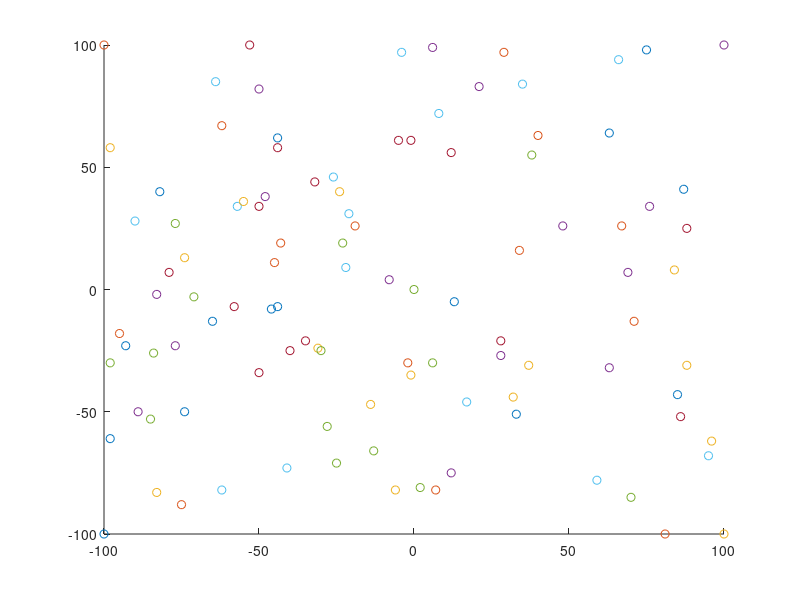

MATLAB code to generate this figure:
clear all
clc

LIMIT = 100;
X = linspace(-LIMIT, LIMIT, 2*LIMIT + 1);
Y = linspace(-LIMIT, LIMIT, 2*LIMIT + 1);
K = 100;
x = zeros(1, K);
y = zeros(1, K);
for i = 1 : K
  x(i) = X(randi([1, length(X)]));  
  y(i) = Y(randi([1, length(Y)])); 
end
x
y
scatter(-LIMIT, -LIMIT, 'blue');
hold on
scatter(-LIMIT, LIMIT, 'blue');
hold on
scatter(LIMIT, -LIMIT, 'blue');
hold on
scatter(LIMIT, LIMIT, 'blue');
hold on
scatter(0, 0, 'blue');
for i = 1 : K
  scatter(x(i), y(i), 'rx');
  hold on
end



